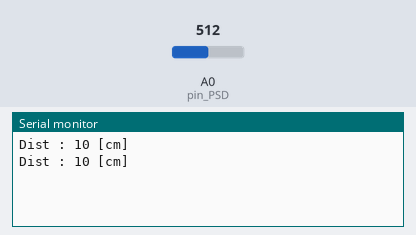
A sketch run on a simulated Arduino Uno, built with avr-gcc and run on an emulated ATmega328P. On the bench: the last lines printed to the serial monitor. The test bench sets the inputs (shaded band); at power-on: A0 (pin_PSD) = 512.

Above: at 1.8 s.
1.9 s: A0 (pin_PSD) set to 716
At 2.8 s:
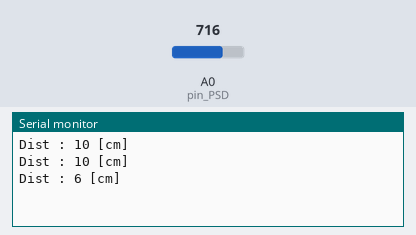
3.4 s: A0 (pin_PSD) set to 900
At 4.8 s:
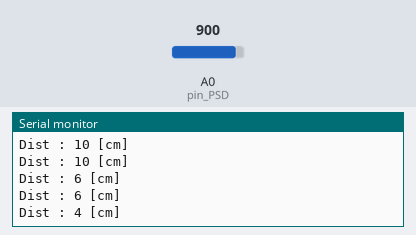
Timing chart, 0 to 6.4 s (numbered marks = the images above; inputs shaded):
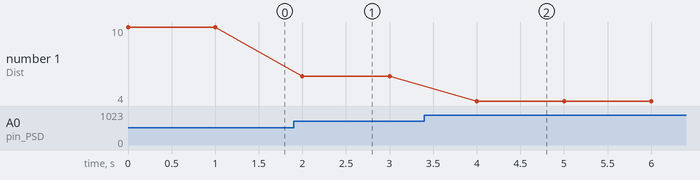

Measured:
- after the input at 1.9 s, the serial monitor: prints a new line after 0.10 s (image 1)
- after the input at 3.4 s, the serial monitor: prints a new line after 0.60 s (image 2)
- plotted number 1: 10 → 6 after the input at 1.9 s, 6 → 4 after the input at 3.4 s

The sketch:

PSD.ino
```cpp
int pin_PSD = A0;

void setup() {
  Serial.begin(115200);

  pinMode(pin_PSD, INPUT);
}

void loop() {
  uint16_t ADC_data = 0;
  int dist = 0;

  ADC_data = analogRead(pin_PSD);
  dist = 6230/ADC_data-1.4;
  Serial.print("Dist : ");
  Serial.print(dist);
  Serial.println(" [cm]");

  delay(1000);

}
```
